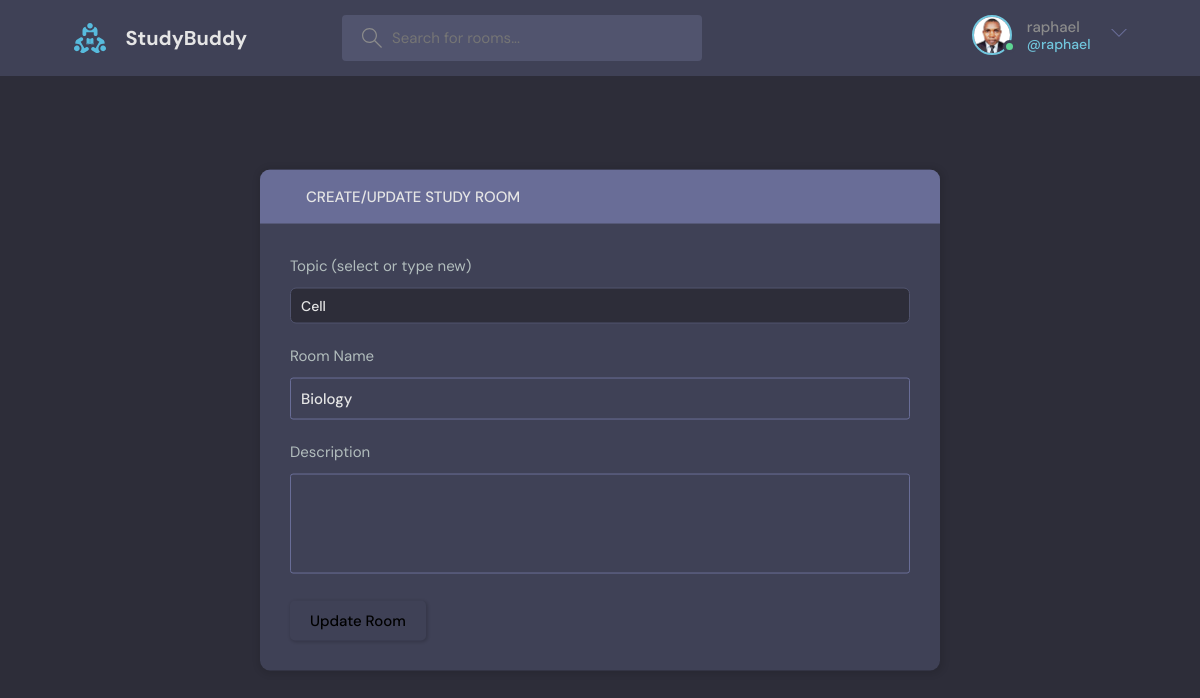
The app's page /update-room/1/ (signed in) with its own data.
### base/models.py (models this page shows, shortened)
class User(AbstractUser):
    name = models.CharField(max_length=200, null=True)
    email = models.EmailField(unique=True, null=True)
    bio = models.TextField(null=True)
    avatar = models.ImageField(null=True, default="avatar.svg")
    USERNAME_FIELD = 'email'
    REQUIRED_FIELDS = []

class Room(models.Model):
    host = models.ForeignKey(User, on_delete=models.SET_NULL, null=True)
    topic =models.ForeignKey(Topic, on_delete=models.SET_NULL, null=True)
    name = models.CharField(max_length=200)
    description = models.TextField(null=True, blank= True)
    participants = models.ManyToManyField(User, related_name="participants", blank=True)
    update = models.DateTimeField(auto_now= True)
    created = models.DateTimeField(auto_now_add=True)
    class Meta:
        ordering = ['-update', '-created']

class Topic(models.Model):
    name = models.CharField(max_length=200)

### base/views.py (the view, shortened to what this page needs)
# urls.py: path('update-room/<str:pk>/', views.updateRoom, name ="update-room"),
@login_required(login_url='login')
def updateRoom(request, pk):
    room = Room.objects.get(id=pk)
    form = RoomForm(instance=room)
    topics = Topic.objects.all()
    if request.user != room.host:
       return HttpResponse('You are not allowed here!!')
    context = {'form': form , 'topics': topics, 'room': room}
    return render (request, 'base/room_form.html', context )

### base/forms.py
class RoomForm(ModelForm):
    class Meta:
        model = Room
        fields = ['name', 'description']

### base/templates/base/room_form.html (shortened to what this page needs)
{% extends "main.html" %}
{% block content %}
 <main class="create-room layout">
   <div class="container">
    <div class="layout__box">
      <div class="layout__boxHeader">
        <div class="layout__boxTitle">
          <a href="{% url 'home' %}" class="layout__boxTitleLink">
            <svg version="1.1" xmlns="http://www.w3.org/2000/svg" width="16" height="16" aria-hidden="true">
              <title>arrow-left</title>
              <path
              d="M13.723 2.2861-13.723 2.2861 13.723 2.2861zM2.2861 8l11.437 0-11.437 0zM2.2861 13.713l11.437 0-11.437 0z"></path>
            </svg>
            </a>
            <h3>Create/Update Study Room</h3>
        </div>
      </div>
      <div class="layout__body">
        <form class="form" action="" method="post">
          <div class="form__group">
            <label for="room_topic">Topic (select or type new)</label>
            <input required id="room_topic" type="text" name="topic" list="topic-list" class="input" placeholder="e.g. Algebra" {% if room and room.topic %} value="{{ room.topic.name }}"{% endif %} />
          </div>
          <div class="form__group">
            <label for="room-name">Room Name</label>
            {{ form.name }}
          </div>
          <div class="form__group">
            <label for="room-description">Description</label>
            {{ form.description }}
          </div>
          <button type="submit" class="btn btn-primary">{% if room %}Update Room{% else %}Create Room{% endif %}</button>
        </form>
      </div>
    </div>
   </div>
  </main>
{% endblock %}

### templates/navbar.html (shortened to what this page needs)
      {% load static %}
 <header class="header header--loggedIn">
      <div class="container">
        <a href="{% url 'home' %}" class="header__logo">
          <img src="{% static 'images/logo.svg' %}" />
          <h1>StudyBuddy</h1>
        </a>
        <form class="header__search" method="Get" action="{% url 'home' %}">
          <label>
            <input name="q" placeholder="Search for rooms..." />
          </label>
        </form>
        <nav class="header__menu">
      {% if user.is_authenticated %}
          <div class="header__user">
            <a href="{% url 'user-profile' pk=user.id %}" class="header__userLink">
              <div class="avatar avatar--medium active">
                <img src="{{ request.user.avatar.url }}" />
              </div>
              <p>{{ request.user.username }} <span>@{{ request.user.username }}</span></p>
            </a>
            <button class="dropdown-button">
              <svg version="1.1" xmlns="http://www.w3.org/2000/svg" width="32" height="32" viewBox="0 0 32 32">
                <title>chevron-down</title>
                <path d="M16 21l-13-13h-3l16 16 16-16h-3l-13 13z"></path>
              </svg>
            </button>
          </div>
            {% else %}
          <a href="{% url 'login' %}">
            <img src="{% static 'images/avatar.svg' %}" />
            <p>Login</p>
          </a>
           {% endif %}
        </nav>
      </div>
    </header>

### records on screen
User: user.avatar (picture), user.username "raphael"
Room: topic "Cell", name "Biology"
